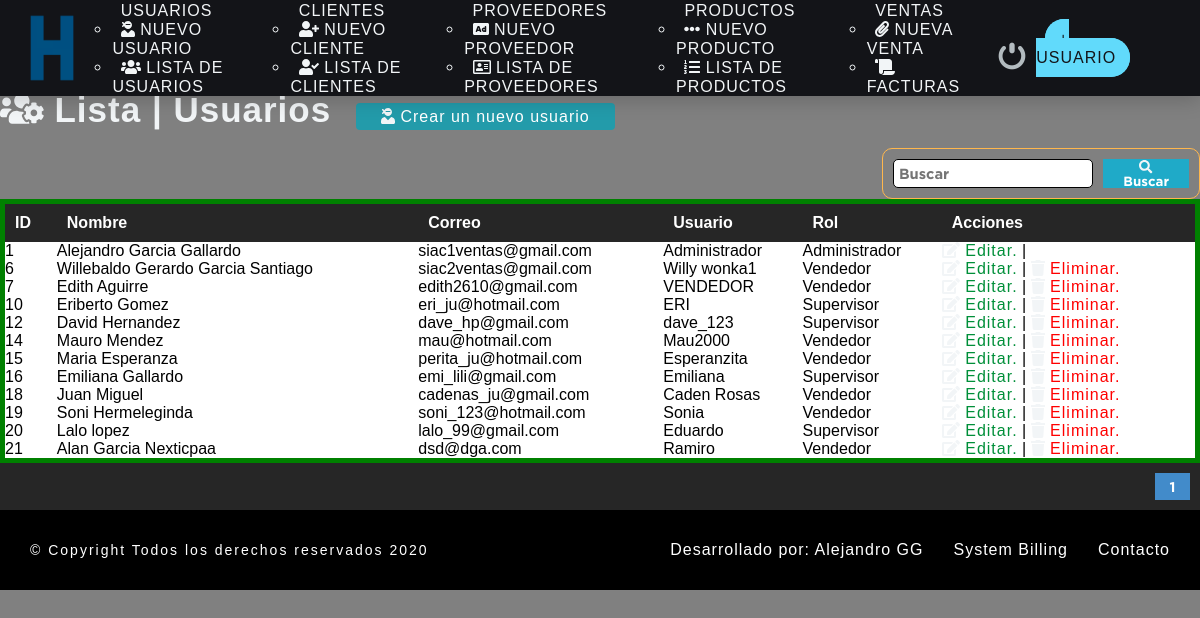
The page /sistema/lista_usuario.php (signed in) on the database its author committed.
### tables this page shows
CREATE TABLE `usuario` (
  `idusuario` int(11) NOT NULL,
  `nombre` varchar(50) DEFAULT NULL,
  `correo` varchar(100) DEFAULT NULL,
  `usuario` varchar(15) DEFAULT NULL,
  `clave` varchar(100) DEFAULT NULL,
  `rol` int(11) DEFAULT NULL,
  `estatus` int(11) NOT NULL DEFAULT 1
);

CREATE TABLE `rol` (
  `idrol` int(11) NOT NULL,
  `rol` varchar(20) DEFAULT NULL
);

### sistema/lista_usuario.php (the view, shortened to what this page needs)
<?php
include "../conexion.php";
?>
<!DOCTYPE html>
<html lang="en">
<head>
	<?php
	include "includes/scripts.php";
	?>
</head>
<body>
	<?php
	include "includes/nav.php"
	?><br><br>
	<br>
	<br>
	<br>
	<section id="container">
	<h1><i class="fas fa-users-cog"></i> Lista | Usuarios</h1>
	<a href="registro_usuario.php" class="btn_new"><i class="fas fa-user-ninja"></i>  Crear un nuevo usuario</a>
	<br>
    <br>
<form action="buscar_usuario.php" method="get" class="form_search">
	<input type="text" name="busqueda" id="busqueda" placeholder="Buscar" value="">
	<button type="submit" class="btn_search"><i class="fas fa-search"></i> Buscar</button>
</form>
	<table>
		<tr>
			<th>ID</th>
			<th>Nombre</th>
			<th>Correo</th>
			<th>Usuario</th>
			<th>Rol</th>
			<th>Acciones</th>
		</tr>
		<?php
		$sql_register = mysqli_query($conection, "SELECT COUNT(*) AS total_registro FROM usuario Where estatus = 1");
		$result_register = mysqli_fetch_array($sql_register);
		$total_registro = $result_register['total_registro'];
		$por_pagina = 15;
		if(empty($_GET['pagina'])){
			$pagina = 1;
		}
		else{
			$pagina = $_GET['pagina'];
		}
		$desde = ($pagina-1) * $por_pagina;
		 $total_paginas = ceil($total_registro / $por_pagina);
		$query = mysqli_query($conection, "SELECT u.idusuario, u.nombre, u.correo, u.usuario, r.rol FROM
			usuario AS u INNER JOIN rol  as r ON u.rol = r.idrol WHERE estatus = 1 ORDER BY u.idusuario ASC LIMIT $desde,$por_pagina");
		$result = mysqli_num_rows($query);
		if($result > 0 )
		{
			while ($data= mysqli_fetch_array($query))
			{
			?>
		<tr>
			<td><?php echo $data['idusuario'] ?></td>
			<td><?php echo $data['nombre'] ?></td>
			<td><?php echo $data['correo'] ?></td>
			<td><?php echo $data['usuario'] ?></td>
			<td><?php echo $data['rol'] ?></td>
			<td>
				<a class="link_edit" href="editar_usuario.php?id=<?php echo $data['idusuario'] ?>"><i class="fas fa-edit"></i>
 Editar.</a>
|
				<?php
                 if($data['idusuario'] != 1){?>
				<a class="link_delete" href="eliminar_confirmar_usuario.php?id=<?php echo $data['idusuario'] ?>"><i class="fas fa-trash"></i>
 Eliminar.</a>
				<?php
                  }
				?>
			</td>
		</tr>
	<?php
		}
	  }
	?>
	</table>
	<div class ="paginador">
		<ul>
			<?php
           for ($i=1; $i <= $total_paginas; $i++) {
           	if($i == $pagina)
           	{
             echo '<li class="pageselected">'.$i.'</li>';
           	}else{
           	echo '<li><a href="?pagina='.$i.'">'.$i.'</a></li>';
           }
           }
			?>
		</ul>
	</div>
	</section>
	<?php
	include "includes/footer.php"
	?>
</body>
</html>

### sistema/css/style.css (style rules this page uses)
* { margin: 0; padding: 0; color: #f2f5f7; box-sizing: border-box; font-family: 'GothamBold', cursive; }
body { background: gray; margin: 0; padding: 0; }
h1, h2, h3, h4, h5, h6 { font-family: 'arial'; font-weight: bold; letter-spacing: 1px; }
h1 { font-size: 26px; }
a { text-decoration: none; font-family: arial; letter-spacing: 1px; }
body { overflow-x: hidden; }
form { background: #262626; color:gray; margin: auto; padding: 20px 50px; border: 1px solid #ffb74d; }
input,select { display: block; width: 100%; font-size: 11pt; padding: 5px; border: 1px solid #000000; border-radius: 5px; color: black; }
#container h1 { font-size: 35px; display:inline-block; }
.btn_new { display: auto; background: #239baa; color: white; padding: 5px 25px; border-radius: 4px; margin: 20px; }
table { border-collapse: collapse; font-size: 12pt; font-family: 'arial'; width: 100%; border: green 5px solid }
td { background: #fff; color: #000000; border: green 5px solid font-size: 12pt; font-family: 'arial'; }
table th { text-align: left; padding: 10px; background:#262626; color:#fff; font-size: 12pt; font-family: 'arial'; }
table tr:nth-child(odd) { background: #c88719; }
.link_edit { color:#008f39; }
.link_delete { color:#ff0000; }
.paginador ul { padding: 10px; list-style: none; background: #262626; display: -webkit-flex; display: -moz-flex; display: -o-flex ; display: flex; justify-content: flex-end; }
.paginador a, .pageselected { color: #fff; border:1px solid #ddd; padding: 5px; display: inline-block; font-size: 14px; text-align:center; width: 35px; }
.pageselected { color: #fff; background: #428bca; border: 1px solid #428bca; }
.form_search { display: -webkit-flex; display: -moz-flex; display: -o-flex ; display: flex; float: right; background: initial; padding: 10px; border-radius: 10px; }
.form_search .btn_search { background: #1faac8; color: #fff; padding: 0 20px; border: 0; cursor:pointer; margin-left: 10px; }

### rows shown on the page
usuario: idusuario "1", nombre "Alejandro Garcia Gallardo", correo "siac1ventas@gmail.com", usuario "Administrador", rol.rol "Administrador"
usuario: idusuario "6", nombre "Willebaldo Gerardo Garcia Santiago", correo "siac2ventas@gmail.com", usuario "Willy wonka1", rol.rol "Vendedor"
usuario: idusuario "7", nombre "Edith Aguirre", correo "edith2610@gmail.com", usuario "VENDEDOR", rol.rol "Vendedor"
usuario: idusuario "10", nombre "Eriberto Gomez", correo "eri_ju@hotmail.com", usuario "ERI", rol.rol "Supervisor"
usuario: idusuario "12", nombre "David Hernandez", correo "dave_hp@gmail.com", usuario "dave_123", rol.rol "Supervisor"
usuario: idusuario "14", nombre "Mauro Mendez", correo "mau@hotmail.com", usuario "Mau2000", rol.rol "Vendedor"
usuario: idusuario "15", nombre "Maria Esperanza", correo "perita_ju@hotmail.com", usuario "Esperanzita", rol.rol "Vendedor"
usuario: idusuario "16", nombre "Emiliana Gallardo", correo "emi_lili@gmail.com", usuario "Emiliana", rol.rol "Supervisor"
usuario: idusuario "18", nombre "Juan Miguel", correo "cadenas_ju@gmail.com", usuario "Caden Rosas", rol.rol "Vendedor"
usuario: idusuario "19", nombre "Soni Hermeleginda", correo "soni_123@hotmail.com", usuario "Sonia", rol.rol "Vendedor"
usuario: idusuario "20", nombre "Lalo lopez", correo "lalo_99@gmail.com", usuario "Eduardo", rol.rol "Supervisor"
usuario: idusuario "21", nombre "Alan Garcia Nexticpaa", correo "dsd@dga.com", usuario "Ramiro", rol.rol "Vendedor"
